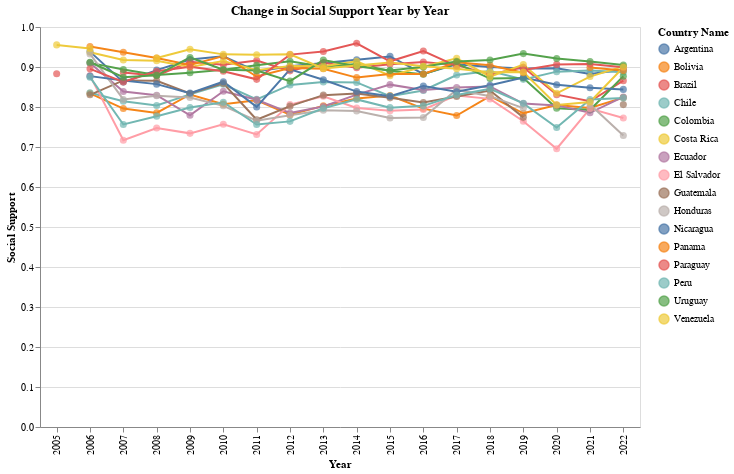

Notebook cell for this chart:
### Code cell
# Pivot the 'latam' dataframe to have years as columns and 'Social Support' as values
pivoted_data = latam.pivot(index='Country Name', columns='Year', values='Social Support').reset_index()

# Reshape the pivoted data into a tidy format
tidy_data = pivoted_data.melt(id_vars='Country Name', var_name='Year', value_name='Social Support')

# Create the line chart with dots and tooltips
chart = alt.Chart(tidy_data).mark_line().encode(
    x='Year:O',
    y='Social Support:Q',
    color='Country Name:N'
).properties(
    title='Change in Social Support Year by Year',
    width=600,
    height=400
).interactive()

# Add medium-sized dots for each data point
dots = alt.Chart(tidy_data).mark_circle(size=50).encode(
    x='Year:O',
    y='Social Support:Q',
    color='Country Name:N',
    tooltip=['Country Name', 'Year', 'Social Support']
)

# Combine the line chart and dots
chart = chart + dots

# Display the chart
chart

### Figure 1 — Vega-Lite specification as saved in the notebook (floating-point values rounded to 4 significant figures; data arrays with more than 128 entries replaced by an {"elided": "..."} marker saying what was removed)
{"config": {"view": {"continuousWidth": 400, "continuousHeight": 300}}, "layer": [{"mark": "line", "encoding": {"color": {"type": "nominal", "field": "Country Name"}, "x": {"type": "ordinal", "field": "Year"}, "y": {"type": "quantitative", "field": "Social Support"}}, "height": 400, "selection": {"selector021": {"type": "interval", "bind": "scales", "encodings": ["x", "y"]}}, "title": "Change in Social Support Year by Year", "width": 600}, {"mark": {"type": "circle", "size": 50}, "encoding": {"color": {"type": "nominal", "field": "Country Name"}, "tooltip": [{"type": "nominal", "field": "Country Name"}, {"type": "quantitative", "field": "Year"}, {"type": "quantitative", "field": "Social Support"}], "x": {"type": "ordinal", "field": "Year"}, "y": {"type": "quantitative", "field": "Social Support"}}}], "data": {"name": "data-9df4b2a840a03e8768f3da1efdf5bd08"}, "$schema": "https://vega.github.io/schema/vega-lite/v4.8.1.json", "datasets": {"data-9df4b2a840a03e8768f3da1efdf5bd08": {"elided": "288 records"}}}
